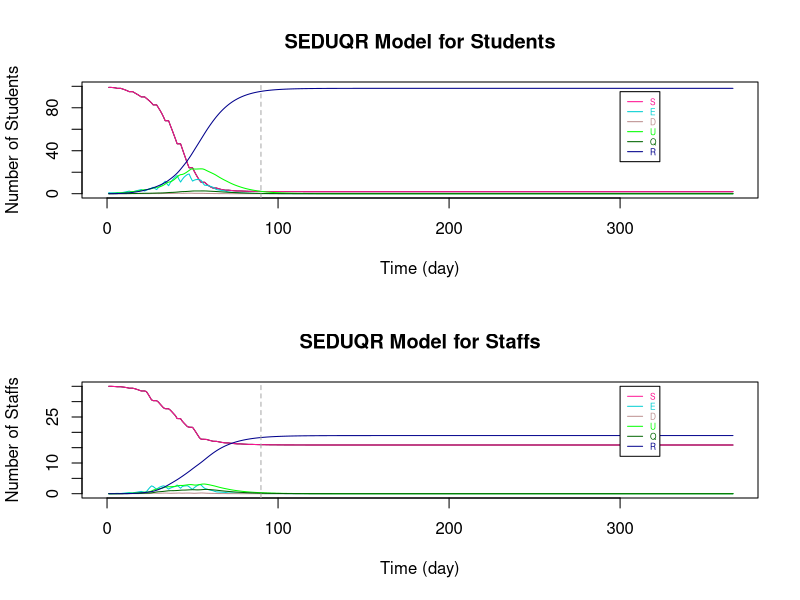

The R source for this figure:
# Variation in Between Bubbles Contact Number = 5
# (da9)
###################################################################################################################

# Parameters
Ta = matrix(c(0.64,1), nrow = 2) # transmissibility of student and staff
Ca = matrix(c(0.79,1), nrow = 1)  # susceptibility of student and staff
tau = c(0.54, 0.54/2)  # individual transmission rate within and outside the bubble
# set p: the transmission rate: 
p1 = Ta %*% Ca
# p = (student-student same bubble, student-student different, staff-student, student-staff, staff-staff both teaching same or different bubbles)
p = c(p1[1,1]*tau[1], p1[1,1]*tau[2], p1[2,1]*tau[2], p1[1,2]*tau[2], p1[2,2]*tau[2]) #RHO

a = 0.2  # ALPHA: rate from latent to infection
d = c(0.1,0.3) # d:probability of an infection is detectable/symptomatic for student and staff
e = 0.138 # EPSILON: the relative transmission for undetectable compared to detectable
o = 0.75  # THETA: rate of getting quanrantined 
y = 0.1 # GAMMA:recovery rate (differ by age and compartments)

r.values = c(9,3,10,3,3)  # r:contact r people (should be changing with time), in the same order as p (RHO)

T = 366
N = 10 # student number in each bubble


###################################################################################################################

# Define dataframe - students bubbles 1-10 and total staff
# Define array 
B <- matrix(rep(0), T, 7)
A <- array(rep(B), dim = c(T, 7, 11))

A[,1,] <- 10 #  S
A[,7,] <- 10 #  N
A[,1,11] <- 30  # 30 staffs are S initially
A[,7,11] <- 55 #  55 staffs in total (20 of them work from home)
A[1,,1] <- c(9,1,0,0,0,0,10)   # initials

dimnames(A) <- list(1:T, c("S","E","D","U","Q","R","N"), c(sprintf("B%d", 1:10),"Staff"))  # name the array

head(A)
da9 <- as.data.frame(A)

###################################################################################################################

# Set initials
S <- matrix(rep(0), T+1, 10)
E <- matrix(rep(0), T+1, 10)
D <- matrix(rep(0), T+1, 10)
U <- matrix(rep(0), T+1, 10)
Q <- matrix(rep(0), T+1, 10)
R <- matrix(rep(0), T+1, 10)
r <- matrix(rep(0), T+1, 10)

S.Staff=S1=S2=S3=S4=S5=S6=S
E.Staff=E1=E2=E3=E4=E5=E6=E
D.Staff=D1=D2=D3=D4=D5=D6=D
U.Staff=U1=U2=U3=U4=U5=U6=U
Q.Staff=Q1=Q2=Q3=Q4=Q5=Q6=Q
R.Staff=R1=R2=R3=R4=R5=R6=R
r1=r2=r3=r4=r5=r

S5.diff=S2.diff=S
E5.diff=E2.diff=E
D5.diff=D2.diff=D
U5.diff=U2.diff=U
R5.diff=R2.diff=R
r5.diff=r2.diff=r

S.Staff.change = S.Staff

# Staff replacement
Staff.School = S.Staff  
Staff.rp = S.Staff  

# Tutorial Group
S.Std_Std = S
S.Std1=S.Std2=S
S.Stf=E.Stf=D.Stf=U.Stf=Q.Stf=R.Stf=S


###################################################################################################################
# The Symbols for the Dynamic system 

# STUDENTS
# S, E, D, U, Q, R : (without subscript of numbers) TOTAL number of students in each compartment (for an individual bubble)

# S1, E1, D1, U1, Q1, R1: TOTAL number of students in each compartments with ONLY the intractions WITHIN bubbles (for an individual bubble)

# S2.diff, E2.diff, D2.diff, U2.diff, R2.diff : TOTAL number of students that are not in the specified bubble (for an individual bubble)

# S2, E2, D2, U2, Q2, R2: CHANGE of number of students in each compartments by BETWEEN-BUBBLES interactions (for an individual bubble)

# S3, E3, D3, U3, Q3, R3 : CHANGE of number of students in each compartments by their teaching staffs (for an individual bubble)

# STAFFS
# S.Staff, E.Staff, D.Staff, U.Staff, Q.Staff, R.Staff : (without subscript of numbers) TOTAL number of STAFF in each compartment (for those teaching an individual bubble)

# S4, E4, D4, U4, Q4, R4: CHANGE of number of staffs in each compartments by the students they teach (for those teaching an individual bubble)

# S5.diff, E5.diff, D5.diff, U5.diff, R5.diff : TOTAL number of staffs that are not teaching the specified bubble (for those teaching an individual bubble)

# S5, E5, D5, U5, Q5, R5 : CHANGE of number of staffs in each compartments by staffs teaching other bubbles (for those teaching an individual bubble)

# S6, E6, D6, U6, Q6, R6 : CHANGE of number of staffs in each compartments by the staffs teaching the same bubble (for those teaching an individual bubble)

# r are the number of sesceptible contacts that an infection case would contact (vary with situations)

# Staff.School : the number of staff at school of teaching each bubble

# Staff.rp : the number of staff that can come to teach the bubble that were working from home

# TUTOR GROUP

# S.Std_Std : CHANGE of number of student in tutor group by infections within tutor group

# S.Std1 : CHANGE of number of student in bubble j by infections within tutor group

# S.Std2 : CHANGE of number of student in bubble j by infections from the tutor

# S.Stf, E.Stf, D.Stf, U.Stf, Q.Stf, R.Stf : Total number of tutors being infected in tutor group j

###################################################################################################################

# i : time step start from 1 
# j : bubble number 1 to 10

for (i in 1:T){
  for (j in 1:10){  
    
    ###### For STUDENTS
    
    # initals
    S[1,j] =  da9[1,paste("S.B", j, sep = "")]
    E[1,j] =  da9[1,paste("E.B", j, sep = "")]
    D[1,j] =  da9[1,paste("D.B", j, sep = "")]
    U[1,j] =  da9[1,paste("U.B", j, sep = "")]
    Q[1,j] =  da9[1,paste("Q.B", j, sep = "")]
    R[1,j] =  da9[1,paste("R.B", j, sep = "")]
    
    # STUDENT to STUDENT in the SAME BUBBLE
    S1[1,j] =  da9[1,paste("S.B", j, sep = "")]
    E1[1,j] =  da9[1,paste("E.B", j, sep = "")]
    D1[1,j] =  da9[1,paste("D.B", j, sep = "")]
    U1[1,j] =  da9[1,paste("U.B", j, sep = "")]
    Q1[1,j] =  da9[1,paste("Q.B", j, sep = "")]
    R1[1,j] =  da9[1,paste("R.B", j, sep = "")]
    r1[1,j] =  S[1,j]  # number of contact depends on how many S in the bubble
    
    # This formula comes from the dynamic equations (in powerpoint slide 4)
    S1[i+1,j] = S[i,j] - r1[i,j]*p[1]*(D[i,j]+e*U[i,j])
    E1[i+1,j] = E[i,j] + r1[i,j]*p[1]*(D[i,j]+e*U[i,j]) - a*E[i,j]
    D1[i+1,j] = D[i,j] + a*d[1]*E[i,j] - o*D[i,j]
    U1[i+1,j] = U[i,j] + a*(1-d[1])*E[i,j] - y*U[i,j]
    Q1[i+1,j] = Q[i,j] + o*D[i,j] - y*Q[i,j]
    R1[i+1,j] = R[i,j] + y*(Q[i,j]+U[i,j])
    r1[i+1,j] = S[i,j] 
    
    
    # STUDENT to STUDENT in DIFFERENT BUBBLES #
    # number of contact for each individual in bubble j to students in other bubbles
    r2.diff[1,j] =  5  # each student in j contact 5 students in other bubbles
    r2.diff[i+1,j] = r2.diff[i,j]    
    # the total number of contacts of the students in bubble j
    m = round(r2.diff[i,j]*(S[i,j]))  # only Susceptible individuals in j might be infected by students in other bubbles
    
    # inital values of total number of students at school not in bubble j
    # (only S,E,D,U are at school, currently not considered recovery come back to school yet)
    S2.diff[1,j] = 90
    E2.diff[1,j] = 0
    D2.diff[1,j] = 0
    U2.diff[1,j] = 0
    R2.diff[1,j] = 0
    
    # Subset for S,E,D,U compartments of all bubbles 
    all.S = (c(1:ncol(da9)) %% 7) == 1
    all.E = (c(1:ncol(da9)) %% 7) == 2
    all.D = (c(1:ncol(da9)) %% 7) == 3
    all.U = (c(1:ncol(da9)) %% 7) == 4
    all.R = (c(1:ncol(da9)) %% 7) == 6
    
    #total number of students at school not in bubble j (and not staff: the reason of removing the last column)
    # The number of S, E, D, U at time i, different to bubble j
    S2.diff[i,j] = round(sum((da9[i,(all.S)][,-j])[,c(1:ncol(da9[i,(all.S)][,-j])-1)]))
    E2.diff[i,j] = round(sum((da9[i,(all.E)][,-j])[,c(1:ncol(da9[i,(all.E)][,-j])-1)]))
    D2.diff[i,j] = round(sum((da9[i,(all.D)][,-j])[,c(1:ncol(da9[i,(all.D)][,-j])-1)]))
    U2.diff[i,j] = round(sum((da9[i,(all.U)][,-j])[,c(1:ncol(da9[i,(all.U)][,-j])-1)]))
    R2.diff[i,j] = round(sum((da9[i,(all.R)][,-j])[,c(1:ncol(da9[i,(all.R)][,-j])-1)]))
    
    # make a list of S, E, D, U not in bubble j (the times of repeat is the number of students in each compartment)
    list = c(rep("S", S2.diff[i,j]), rep("E", E2.diff[i,j]), rep("D", D2.diff[i,j]), rep("U", U2.diff[i,j]), rep("R", R2.diff[i,j]))
    
    #count the number of S,E,D,U that students in j contacted to
    # " sample(list, m, replace = TRUE) ": Randomly select m from list
    set.seed(123)
    countS = sum((sample(list, m, replace = TRUE))=="S") # for students in bubble j: the number of contact outside bubble j are S
    countE = sum((sample(list, m, replace = TRUE))=="E") # for students in bubble j: the number of contact outside bubble j are E
    countD = sum((sample(list, m, replace = TRUE))=="D") # for students in bubble j: the number of contact outside bubble j are D
    countU = sum((sample(list, m, replace = TRUE))=="U") # for students in bubble j: the number of contact outside bubble j are U
    countR = sum((sample(list, m, replace = TRUE))=="R") # for students in bubble j: the number of contact outside bubble j are R
    
    
    # The number of change in S and E compartments by interactions from other bubbles to bubbles j (only the partial effect)
    # initial (no intractions between bubbles at time 1)
    S2[1,j] = 0
    E2[1,j] = 0
    
    # The change in S and E for bubble j only depends on the number of:
    # 1. (   susceptible students in bubble j: r1[i,j] = S[i,j]   ) and 
    # 2. (   number of detectable/symtomatic and undetectable/asymtomatic that are contacted in other bubbles: countD+e*countU   
    #                                                        -- e is because the effectiveness on D and U in infection rate are different)
    S2[i+1,j] = -p[2]*(countD+e*countU)  # Only the change because of other bubbles
    E2[i+1,j] = p[2]*(countD+e*countU)  # Only the change because of other bubbles, so those Es goes into D/U compartments are included in E1
    
    
    # STAFF to STUDENTs they teach 
    # initial - there is no change of S and E initially
    S3[1,j] = 0
    E3[1,j] = 0
    r3[1,j] = r.values[3]
    
    # The change in S and E for bubble j depends on the number of D and U of staffs
    S3[i+1,j] = - r1[i,j]*p[3]*(D.Staff[i,j]+e*U.Staff[i,j])   
    E3[i+1,j] = r1[i,j]*p[3]*(D.Staff[i,j]+e*U.Staff[i,j])
    r3[i+1,j] =  S[i,j]
    
    
    
    ### TUTOR GROUP
    
    # STUDENTs TO STUDENTs in the same tutorial group
    
    # A tutor group contains 2 bubbles of students and a staff that is not teaching the bubbles
    # With the tutor meeting of 15mins and a typical school day of 6 hours, the time length of contact is 1/24 of that in a bubble
    # initial (S.Std_Std is the change of S in tutor group j with students in both bubble j and 11-j)
    S.Std_Std[1,] = c(rep(0,10))  # S.Std_Std : total change of students in tutor group
    S.Std1[1,] = c(rep(0,10))
    
    
    # The change of S for tutor group j with students in both bubble j and 11-j
    if (j <= 5){ # 5 tutor groups in total
      S.Std_Std[i+1,j] = - (S[i,j]+S[i,11-j])*p[1]*((D[i,j]+e*U[i,j])+(D[i,11-j]+e*U[i,11-j]))*1/24
      
      # As the change is less than 0.5, separate the new cases of infections according to the percentage of S in each bubble
      if (S[i,j]+S[i,11-j] > 0){
        S.Std1[i+1,j] = S.Std_Std[i+1,j]*S[i,j]/(S[i,j]+S[i,11-j])  # S.Std1 : total change of students in  bubble j by having tutor group
        S.Std1[i+1,11-j] = S.Std_Std[i+1,j]*S[i,11-j]/(S[i,j]+S[i,11-j])
      }
      
      else{
        S.Std1[i+1,j] = 0
        S.Std1[i+1,11-j] = 0
      }
    }
    
    else{ # avoid to count the infections twice
    }
    
    
    # STAFF TO STUDENTs in the same tutorial group
    
    # There is only 1 staff for each tutor group
    # S.Std2 : the change of studnets in bubble j by infections from the tutor
    # initial - there is no change of S and E initially
    S.Std2[1,] = c(rep(0,10)) 
    
    # The change of S for tutor group j with students in both bubble j and 11-j
    if (j <= 5){ # 5 tutor groups in total
      if (S[i,j]+S[i,11-j] > 0){
        S.Std2[i+1,j] = - ((S[i,j]+S[i,11-j])*p[3]*(D.Stf[i,j]+e*U.Stf[i,j])*1/24)*(S[i,j]/(S[i,j]+S[i,11-j]))
        S.Std2[i+1,11-j] = - ((S[i,j]+S[i,11-j])*p[3]*(D.Stf[i,j]+e*U.Stf[i,j])*1/24)*(S[i,11-j]/(S[i,j]+S[i,11-j]))
      }
      
      else{
        S.Std2[i+1,j] = 0
        S.Std2[i+1,11-j] = 0
      }
    }
    
    else{ # avoid to count the infections twice
    }
    
    
    
    # TOTAL on STUDNETS 
    if (S1[i+1,j] + S2[i+1,j] + S3[i+1,j] + S.Std1[i+1,j] + S.Std2[i+1,j] >= 0){   # The total number of S has to be >= 0
      S[i+1,j] = S1[i+1,j] + S2[i+1,j] + S3[i+1,j] + S.Std1[i+1,j] + S.Std2[i+1,j]
      E[i+1,j] = E1[i+1,j] + E2[i+1,j] + E3[i+1,j] - S.Std1[i+1,j] - S.Std2[i+1,j]
    }
    else {  # If not, S = 0, 
      #         E = previous (time step) amout of E - the same amount of students reduced in S compartment - those move to the next compartments
      S[i+1,j] = 0
      E[i+1,j] = E[i,j] - (S[i+1,j]-S[i,j]) - a*E[i,j]
    }
    
    D[i+1,j] = D1[i+1,j]
    U[i+1,j] = U1[i+1,j]
    Q[i+1,j] = Q1[i+1,j]
    R[i+1,j] = R1[i+1,j]
    
    
    ###### For STAFF
    
    # Assume there are 55 staffs in total, initially 30 of them teach students. 
    # The overall effect on STAFF (stdent -> staff  &   staff -> staff in same / different bubble)
    
    # initials
    S.Staff[1,] =  3
    E.Staff[1,] =  0
    D.Staff[1,] =  0
    U.Staff[1,] =  0
    Q.Staff[1,] =  0
    R.Staff[1,] =  0
    
    # STUDENT to STAFF
    # initials
    S4[1,j] = 0
    r4[1,j] = r.values[4]  
    
    # Only S and E compartments will change directly by the infection cause by studnets (E3 = -S3)
    S4[i+1,j] = - r4[i]*p[4]*(D[i,j]+e*U[i,j])
    r4[i+1,j] = S.Staff[i,j]
    
    
    # STAFF to STAFF (teach same bubble)
    # initials
    S6[1,j] = 0
    
    # Only S and E compartments will change directly by the infection cause by staffs teach same bubble (E6 = -S6)
    S6[i+1,j] = - r4[i]*p[5]*(D.Staff[i,j]+e*U.Staff[i,j])
    
    
    # STAFF to STAFF (teach different bubbles)
    # number of contact for each individual staff teach bubble j to the staffs teach other bubbles
    r5.diff[1,j] =  5  # each staff teach j contact 5 staffs teach other bubbles
    r5.diff[i+1,j] = r5.diff[i,j]    
    # the total number of contacts of the students in bubble j
    m.Staff = round(r5.diff[i,j]*(S.Staff[i,j]))  # only Susceptible staffs in j might be infected 
    
    # inital values of total number of staff at school not teach bubble j
    # (only S,E,D,U are at school, currently not considered recovery come back to school yet)
    S5.diff[1,] = 27
    E5.diff[1,] = 0
    D5.diff[1,] = 0
    U5.diff[1,] = 0
    R5.diff[1,] = 0
    
    # The number of S, E, D, U at time i, not teaching to bubble j
    S5.diff[i,j] = round(sum(S.Staff[i,])-S.Staff[i,j])
    E5.diff[i,j] = round(sum(E.Staff[i,])-E.Staff[i,j])
    D5.diff[i,j] = round(sum(D.Staff[i,])-D.Staff[i,j])
    U5.diff[i,j] = round(sum(U.Staff[i,])-U.Staff[i,j])
    R5.diff[i,j] = round(sum(R.Staff[i,])-R.Staff[i,j])
    
    # make a list of S, E, D, U not teach bubble j (the times of repeat is the number of staff in each compartment)
    list.Staff = c(rep("S", S5.diff[i,j]), rep("E", E5.diff[i,j]), rep("D", D5.diff[i,j]), rep("U", U5.diff[i,j]), rep("R", R5.diff[i,j]))
    
    #count the number of S,E,D,U that staffs teaching bubble j contacted to
    # " sample(list.Staff, m.Staff, replace = TRUE) ": Randomly select m.Staff from list
    set.seed(123)
    count.StaffS = sum((sample(list.Staff, m.Staff, replace = TRUE))=="S") # for students in bubble j: the number of contact outside bubble j are S
    count.StaffE = sum((sample(list.Staff, m.Staff, replace = TRUE))=="E") # for students in bubble j: the number of contact outside bubble j are E
    count.StaffD = sum((sample(list.Staff, m.Staff, replace = TRUE))=="D") # for students in bubble j: the number of contact outside bubble j are D
    count.StaffU = sum((sample(list.Staff, m.Staff, replace = TRUE))=="U") # for students in bubble j: the number of contact outside bubble j are U
    count.StaffR = sum((sample(list.Staff, m.Staff, replace = TRUE))=="R") # for students in bubble j: the number of contact outside bubble j are R
    
    # The number of change in S and E compartments by staffs teach j and other staffs contacts
    # initial (no transmission at time 1)
    S5[1,j] = 0
    
    # The change in S and E for staffs teach bubble j only depends on the number of:
    # 1. (   susceptible staffs teach bubble j: r5[i,j] = S.Staff[i,j]   ) and 
    # 2. (   number of detectable/symtomatic and undetectable/asymtomatic staffs teach other bubbles: count.StaffD+e*count.StaffU
    #                                                        -- e is because the effectiveness on D and U in infection rate are different)
    S5[i+1,j] = - p[5]*(count.StaffD+e*count.StaffU)  # Only the change because of staff teach other bubbles
    # E5 = -S5
    
    
    # TUTOR GROUP
    
    # The STUDENTS in the tutor group to STAFF
    # Assume for tutor group 1-5, the tutor is not teaching any bubbles
    # There is no staff to replace tutor if he is infected, but he will work again when he has recovered
    # initial - there is no change of S and E initially
    S.Stf[1,] = c(rep(1,5), rep(0,5)) 
    E.Stf[1,] = D.Stf[1,] = U.Stf[1,] = Q.Stf[1,] = R.Stf[1,] = rep(0,10)
    
    
    # The total number of S for staff in tutor group j 
    if (j <= 5){ # 5 tutor groups in total
      if (S.Stf[i,j] > 0){
        S.Stf[i+1,j] = S.Stf[i,j] - S.Stf[i,j]*p[4]*((D[i,j]+e*U[i,j])+(D[i,11-j]+e*U[i,11-j]))*1/24
      }
      
      else{
        S.Stf[i+1,j] = 0
      }
    }
    
    else{ # avoid to count the infections twice
      S.Stf[i+1,j] = 0
    }
    
    E.Stf[i+1,j] = E.Stf[i,j] + (S.Stf[i+1,j] - S.Stf[i,j]) - a*E.Stf[i,j]
    D.Stf[i+1,j] = D.Stf[i,j] + a*d[1]*E.Stf[i,j] - o*D.Stf[i,j]
    U.Stf[i+1,j] = U.Stf[i,j] + a*(1-d[1])*E.Stf[i,j] - y*U.Stf[i,j]
    Q.Stf[i+1,j] = Q.Stf[i,j] + o*D.Stf[i,j] - y*Q.Stf[i,j]
    R.Stf[i+1,j] = R.Stf[i,j] + y*(Q.Stf[i,j]+U.Stf[i,j])
    
    
    # TOTAL on STAFF
    # the total change of staff
    
    S.Staff.change[1,j] = 0
    S.Staff.change[i+1,j] = -(S4[i+1,j] + S5[i+1,j] + S6[i+1,j])    
    
    # With larger number in each group, remove the overlapping cases of new infection by:
    # (There might be chance an individual staff is infected by both students he teach and other staff he contact with)
    # Here, use randomly choosing to reduce the overlapping change effect
    # # # count.StaffS_overlap = - round(S3[i+1,j] + S5[i+1,j] + S6[i+1,j]) # the infected cases/the change in S (with overlap)
    
    # This formula comes from the dynamic equations (in powerpoint slide 4)
    S.Staff[i+1,j] = S.Staff[i,j] - S.Staff.change[i+1,j]
    E.Staff[i+1,j] = E.Staff[i,j] + S.Staff.change[i+1,j] - a*E.Staff[i,j]
    D.Staff[i+1,j] = D.Staff[i,j] + a*d[2]*E.Staff[i,j] - o*D.Staff[i,j]
    U.Staff[i+1,j] = U.Staff[i,j] + a*(1-d[2])*E.Staff[i,j] - y*U.Staff[i,j]
    Q.Staff[i+1,j] = Q.Staff[i,j] + o*D.Staff[i,j] - y*Q.Staff[i,j]
    R.Staff[i+1,j] = R.Staff[i,j] + y*(Q.Staff[i,j]+U.Staff[i,j])
    
    
    # STAFF replacement (remove this part to see if there is no extra staff that teaching the same course)
    # We assume initially 30 out of 55 staffs are teaching bubbles and the other 20 staffs are working from home.
    # Assume each bubble has 3 teaching staff and 2 other staffs working from home that can teach the same course.
    # If one of the staff was teaching at school is isolated, a staff that is "teaching the same course" will come back to school and teach the bubble. (within 24h)
    # When an istolated staff is recovered, he will come back to school on the next day. (within 24h)
    # If that result in more than 3 staffs teaching the bubble, let some susceptible staffs to work from home.  
    # So, each bubble will have 3 teaching staffs until there are not enough staffs available.
    
    Staff.rp[1,j] = 2  # the staff can come to teach in the next day that are working from home
    Staff.School[1,j] = 3  # total number of staffs that are teaching the bubble
    Staff.School[i,j] = S.Staff[i,j] + E.Staff[i,j] + D.Staff[i,j] + U.Staff[i,j] + R.Staff[i,j]
    
    if (Staff.School[i,j] < 3) {  # if the number of staff teaching bubble j is less than 3
      
      if ((3 - Staff.School[i,j]) <= Staff.rp[i,j]) {  # if there are enough staff to come back and teach
        S.Staff[i+1,j] = S.Staff[i+1,j] + (3 - Staff.School[i,j])
        Staff.rp[i+1,j] = Staff.rp[i,j] - (3 - Staff.School[i,j])
      }
      
      else{  # if there is not enought staff to come back and teach
        S.Staff[i+1,j] = S.Staff[i+1,j] + Staff.rp[i,j]
        Staff.rp[i+1,j] = 0
      }
    }
    
    else{  
      if (round(Staff.School[i,j]) > 3) { # if after the staff combing back from isolation, there are more than 3 staffs teaching the bubble j
        S.Staff[i+1,j] = S.Staff[i+1,j] - (Staff.School[i,j] - 3)
        Staff.rp[i+1,j] = Staff.rp[i,j] + (Staff.School[i,j] - 3)
      } 
      
      else {# if there are 3 staffs teaching the bubble j
        S.Staff[i+1,j] = S.Staff[i+1,j]
        Staff.rp[i+1,j] = Staff.rp[i,j] 
      }
    }
    
    
    
    # The change on Weekends
    # There will not be new infections from 0 A.M. on Saturday till 0 A.M. on the following Monday
    
    offschool = c(seq(0,T,7)-1,seq(0,T,7)-0)
    
    if (!is.na(match(i, setdiff(0:T,offschool))) == TRUE){  #if time i is weekday
    }
    
    else{  #if time i is weekend
      S[i+1,j] = S[i,j]
      E[i+1,j] = E[i,j] - a*E[i,j]
      
      S.Staff[i+1,j] = S.Staff[i,j]
      E.Staff[i+1,j] = E.Staff[i,j] - a*E.Staff[i,j]
      
    }
    
    # Add the results of each time step i and each bubble j of each compartments to the dataframe da9
    da9[i,paste("S.B", j, sep = "")] <- S[i,j]
    da9[i,paste("E.B", j, sep = "")] <- E[i,j]
    da9[i,paste("D.B", j, sep = "")] <- D[i,j]
    da9[i,paste("U.B", j, sep = "")] <- U[i,j]
    da9[i,paste("Q.B", j, sep = "")] <- Q[i,j]
    da9[i,paste("R.B", j, sep = "")] <- R[i,j]
    
    da9[i,paste("S.", "Staff", sep = "")] <- sum(S.Staff[i,]) + sum(S.Stf[i,])
    da9[i,paste("E.", "Staff", sep = "")] <- sum(E.Staff[i,]) + sum(E.Stf[i,])
    da9[i,paste("D.", "Staff", sep = "")] <- sum(D.Staff[i,]) + sum(D.Stf[i,])
    da9[i,paste("U.", "Staff", sep = "")] <- sum(U.Staff[i,]) + sum(U.Stf[i,])
    da9[i,paste("Q.", "Staff", sep = "")] <- sum(Q.Staff[i,]) + sum(Q.Stf[i,])
    da9[i,paste("R.", "Staff", sep = "")] <- sum(R.Staff[i,]) + sum(R.Stf[i,])
    
    # Sum up the total dynamic of students for all bubbles
    da9$S.Student[i] <- sum(S[i,])
    da9$E.Student[i] <- sum(E[i,])
    da9$D.Student[i] <- sum(D[i,])
    da9$U.Student[i] <- sum(U[i,])
    da9$Q.Student[i] <- sum(Q[i,])
    da9$R.Student[i] <- sum(R[i,])
    da9$N.Student[i] <- 100
    
  }
}

# Add extra columns 
for (i in 1:T){
  
  # total number of Staffs working from home
  da9$Staff.rp[i] <- sum(Staff.rp[i,])  
  
  # reproduction rate Rt
  da9$Rt.Student[i] <- (da9$E.Student[i+1] + da9$D.Student[i+1] + da9$U.Student[i+1] + da9$Q.Student[i+1]) / 
    (da9$E.Student[i] + da9$D.Student[i] + da9$U.Student[i] + da9$Q.Student[i])
  
  da9$Rt.Staff[i] <- (da9$E.Staff[i+1] + da9$D.Staff[i+1] + da9$U.Staff[i+1] + da9$Q.Staff[i+1]) / 
    (da9$E.Staff[i] + da9$D.Staff[i] + da9$U.Staff[i] + da9$Q.Staff[i])
}



###################################################################################################################
# Plot SEDUQR graphs
par(mfrow=c(2, 1), lwd=1)

# Students
X_lim <- seq(1,T,by=1)
plot(da9$S.Student~X_lim, pch=15, col="black", main = "SEDUQR Model for Students", type = "l", xlab = "Time (day)", ylab = "Number of Students", xlim = c(0,T), ylim = c(0,100))

lines(da9$S.Student, col="DeepPink", lty=1)
lines(da9$E.Student, col="darkTurquoise", lty=1)
lines(da9$D.Student, col="RosyBrown", lty=1)
lines(da9$U.Student, col="green", lty=1)
lines(da9$Q.Student, col="darkgreen", lty=1)
lines(da9$R.Student, col="darkblue", lty=1)

legend(300, 95 ,c("S","E","D", "U", "Q", "R"),col=c("DeepPink","darkTurquoise","RosyBrown", "green", "darkgreen", "darkblue"),
       text.col=c("DeepPink","darkTurquoise","RosyBrown", "green", "darkgreen", "darkblue"),lty=c(1,1,1,1,1,1),
       cex=0.5)

abline(v=90,col="dark grey", lty=2)

# Staffs
X_lim <- seq(1,T,by=1)
plot(da9$S.Staff~X_lim, pch=15, col="black", main = "SEDUQR Model for Staffs", type = "l", xlab = "Time (day)", ylab = "Number of Staffs", xlim = c(0,T), ylim = c(0,35))

lines(da9$S.Staff, col="DeepPink", lty=1)
lines(da9$E.Staff, col="darkTurquoise", lty=1)
lines(da9$D.Staff, col="RosyBrown", lty=1)
lines(da9$U.Staff, col="green", lty=1)
lines(da9$Q.Staff, col="darkgreen", lty=1)
lines(da9$R.Staff, col="darkblue", lty=1)

legend(300, 35,c("S","E","D", "U", "Q", "R"),col=c("DeepPink","darkTurquoise","RosyBrown", "green", "darkgreen", "darkblue"),
       text.col=c("DeepPink","darkTurquoise","RosyBrown", "green", "darkgreen", "darkblue"),lty=c(1,1,1,1,1,1),
       cex=0.5)

abline(v=90,col="dark grey", lty=2)

